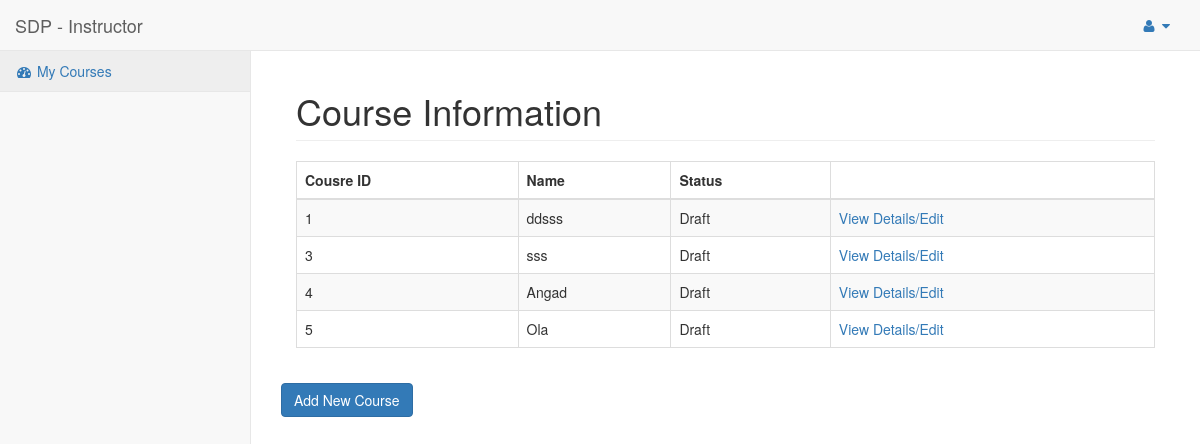
The page /SDP/instructor/ (signed in) on the database as committed earlier.
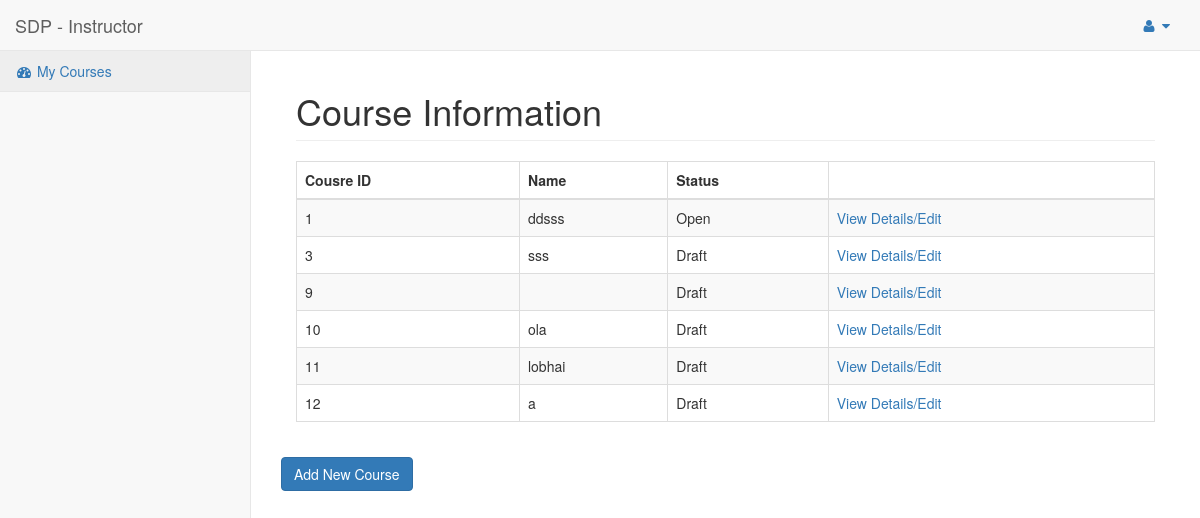
The same page on the database as committed later.
### SDP/models.py (models this page shows, shortened)
class Course(models.Model):
	name = models.CharField(max_length=200)
	course_detail = models.TextField()
	OPEN = 'OP'
	DRAFT = 'DR'
	CLOSED = 'CL'
	STATUS_CHOICES = (
		(OPEN, 'Open'),
		(DRAFT, 'Draft'),
		(CLOSED, 'Closed'),
	)
	status = models.CharField(
		max_length=2,
		choices = STATUS_CHOICES,
		default = DRAFT,
	)
	category = models.ForeignKey(Category)
	instructor =  models.ForeignKey(User)

### SDP/views.py (the view)
# urls.py: url(r'^instructor/ins-course/(?P<course_id>\d+)/(?P<module_id>\d+)$', views.instructorcourse),
@login_required(login_url='/SDP/login')
@permission_required('SDP.instructor')
def instructor(request):
	user = request.user
	template = loader.get_template('instructor.html')
	courses = Course.objects.filter(instructor=user)
	for c in courses:
		if c.status == 'DR':
			c.status = "Draft"
		elif c.status == 'OP':
			c.status = "Open"
		elif c.status == 'CL':
			c.status = "Closed"
	context = {
		'courses': courses,
	}
	return HttpResponse(template.render(context, request))

### SDP/templates/instructor.html (shortened to what this page needs)
{% load static %}
<!DOCTYPE html>
<html lang="en">
<head>
    <link href="{% static 'vendor/bootstrap/css/bootstrap.min.css' %}" rel="stylesheet">
    <link href="{% static 'vendor/metisMenu/metisMenu.min.css' %}" rel="stylesheet">
    <link href="{% static 'dist/css/sb-admin-2.css' %}" rel="stylesheet">
    <link href="{% static 'vendor/morrisjs/morris.css' %}" rel="stylesheet">
    <link href="{% static 'vendor/font-awesome/css/font-awesome.min.css' %}" rel="stylesheet" type="text/css">
</head>
<body>
    <div id="wrapper">
        <nav class="navbar navbar-default navbar-static-top" role="navigation" style="margin-bottom: 0">
            <div class="navbar-header">
                <a class="navbar-brand" href="/SDP/instructor/">SDP - Instructor</a>
            </div>
            <ul class="nav navbar-top-links navbar-right">
                <li class="dropdown">
                    <a class="dropdown-toggle" data-toggle="dropdown" href="#">
                        <i class="fa fa-user fa-fw"></i> <i class="fa fa-caret-down"></i>
                    </a>
                </li>
            </ul>
            <div class="navbar-default sidebar" role="navigation">
                <div class="sidebar-nav navbar-collapse">
                    <ul class="nav" id="side-menu">
                        <li class="active">
                            <a href="/SDP/instructor/"><i class="fa fa-dashboard fa-fw"></i> My Courses</a>
                        </li>
                    </ul>
                </div>
            </div>
        </nav>
        <div id="page-wrapper">
            <div class="container-fluid">
                <div class="row">
                    <div class="col-lg-12">
                        <h1 class="page-header">Course Information</h1>
                    </div>
                <div>
                <div class="panel-body">
                        {% if courses %}
                             <table width="100%" class="table table-striped table-bordered table-hover" id="dataTables-example">
                                  <thead>
                                        <tr>
                                            <th>Cousre ID</th>
                                            <th>Name</th>
                                            <th>Status</th>
                                            <th></th>
                                        </tr>
                                    </thead>
                                    <tbody>
                            {% for c in courses %}
                                <tr>
                                    <td>{{ c.id }}</td>
                                    <td>{{ c.name }}</td>
                                    <td>{{ c.status }}</td>
                                    <td><a href="ins-course/{{ c.id }}/1">View Details/Edit</a></td>
                                </tr>
                            {% endfor %}
                                    </tbody>
                            </table>
                        {% else %}
                            <p>No Courses yet.</p>
                        {% endif %}
                    </div>
                </div>
            </div>
             <div class="row">
            <button class="btn btn-primary" onclick="window.location.href='addcourse'" >Add New Course</button>
            </div>
        </div>
    </div>
</body>
</html>

Rows that differ between the two databases and show on the page:
removed Course: id "4", name "Angad", status "Draft"
removed Course: id "5", name "Ola", status "Draft"
changed Course "ddsss": status "Draft" → "Open"
added Course: id "9", status "Draft"
added Course: id "10", name "ola", status "Draft"
added Course: id "11", name "lobhai", status "Draft"
added Course: id "12", name "a", status "Draft"
